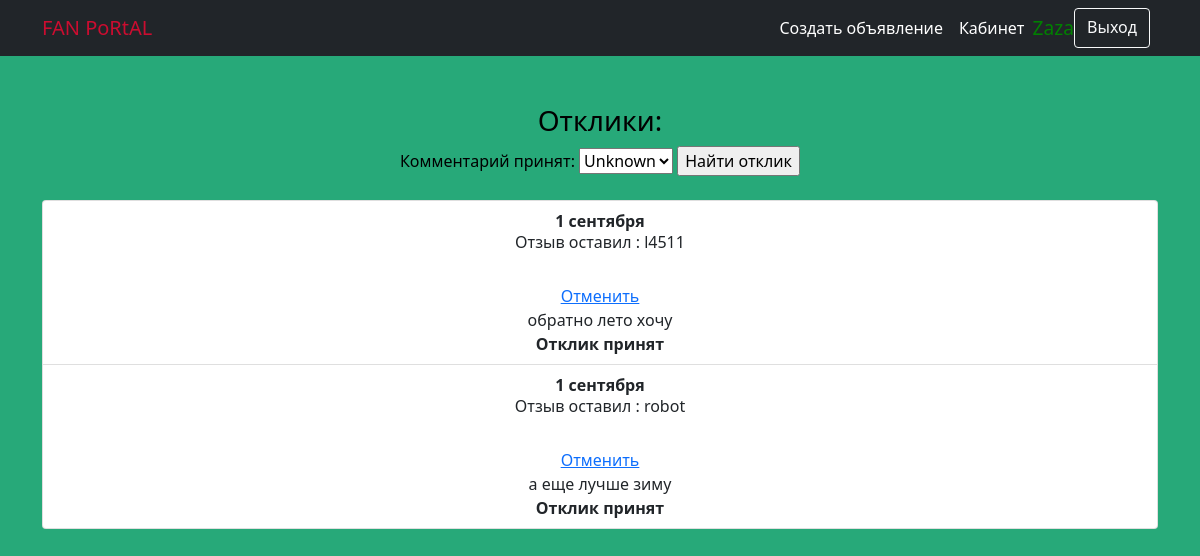
Screenshot of /notice/account/ (signed in) with the database file from the repository.
### board/models.py (models this page shows, shortened)
class Notice(models.Model):
    notice_header = models.CharField(max_length=255)
    notice_text = models.TextField()
    notice_video = models.TextField(null=True, blank=True)
    notice_category = models.ForeignKey(Category, on_delete=models.CASCADE, verbose_name='Категория объявления')
    notice_time_create = models.DateTimeField(auto_now_add=True)
    notice_user = models.ForeignKey(User, on_delete=models.CASCADE, related_name='notice_user')
    notice_image = models.ImageField(upload_to='images/', null=True, blank=True)

class Answer(models.Model):
    answer_post = models.ForeignKey(Notice, on_delete=models.CASCADE, related_name='answer')
    answer_user = models.ForeignKey(User, on_delete=models.CASCADE)
    answer_text = models.CharField(max_length=255,  verbose_name='Текст ответа')
    answer_time_create = models.DateTimeField(auto_now_add=True)
    answer_confirm = models.BooleanField(default=False, verbose_name='Комментарий принят')
    class Meta:
        unique_together = ('answer_post', 'answer_user')
    def __str__(self):
        return f'{self.answer_text}'
    def is_accept(self):
        return self.answer_confirm

### board/views.py (the view, shortened to what this page needs)
# urls.py: path('account/', AccountView.as_view(), name='account'),
class AccountView(LoginRequiredMixin, ListView):
    model = Notice
    template_name = 'account.html'
    context_object_name = 'notices'
    queryset = Answer.objects.order_by('-answer_time_create')
    def get_context_data(self, **kwargs):
        context = super().get_context_data(**kwargs)
        context['filter'] = AccountFilter(self.request.GET, queryset=self.get_queryset())
        check_valid(self)
        return context

### board/views.py (called while the page is built)
def check_valid(self):
    print('post-test')
    if self.request.user.is_authenticated:
        if not UserCode.objects.filter(user_id=self.request.user).values('valid')[0]['valid']:
            print('YeS!!')
            self.request.user.delete()
    return redirect('/notice/')

### templates/account.html (shortened to what this page needs)
{% extends 'flatpages/default.html' %}
{% block content %}
<h3>Отклики:</h3>
<form method="GET">
    {{ filter.form }}
    <input type="submit" value="Найти отклик">
</form>
<ul class="list-group mt-4">
    {% if user.notice_user.all%}
    {% for notice in filter.qs %}
    {% for notices in user.notice_user.all %}
    {% if notice.answer_post_id == notices.id %}
    <li class="list-group-item" href="{% url 'notice_detail' notice.id %}">
        <b>{{ notices.notice_header}}</b>
        <br>
        <h6> Отзыв оставил : {{ notice.answer_user }}</h6>
        <br>
        {% if not notice.is_accept %}
        <span class="pull-right mr-3"><a href="{% url 'answer_confirm' notice.id %}">Принять</a></span>
        {% else %}
        <span class="pull-right mr-3"><a href="{% url 'answer_cancel' notice.id %}">Отменить</a></span>
        <br>
        {% endif %}
        <span>{{ notice.answer_text }}</span>
        {% if notice.is_accept %}
        <div class="pull-right"><b>Отклик принят</b></div>
        {% endif %}
        {% endif %}
        {% endfor %}
    </li>
    {% endfor %}
    {% else %}
        <h3>Откликов нет</h3>
    {% endif %}
</ul>
{% endblock content %}

### templates/flatpages/default.html (shortened to what this page needs)
<!DOCTYPE html>
<html lang="en">
    <head>
        {% load static %}
        <link href="{% static 'css/styles.css' %}" rel="stylesheet" />
    </head>
    <body>
        <nav class="navbar navbar-expand-lg navbar-dark bg-dark">
            <div class="container">
                <a class="navbar-brand" href="/notice" style=”color:red;”>FAN PoRtAL</a>
                <div class="collapse navbar-collapse" id="navbarSupportedContent">
                    <ul class="navbar-nav ms-auto mb-2 mb-lg-0">
                        <li class="nav-item"><a class="nav-link active" aria-current="page" href="/notice/create">Создать объявление</a></li>
                        <li class="nav-item"><a class="nav-link active" aria-current="page" href="/notice/account">Кабинет</a></li>
                        {% if not request.user.is_authenticated %}
                        <a href="{% url 'login' %}" class="btn btn-outline-light me-2" role="button">Вход</a>
                        <a href="{% url 'register' %}" class="btn btn-warning" role="button">Регистрация</a>
                        {% else %}
                        <span class="usernamenav" style="color:green; margin-top: 6px; font-size:1.2rem">{{ user.username }}</span>
                        <a href="{% url 'logout' %}" class="btn btn-outline-light me-2" role="button">Выход</a>
                        {% endif %}
                    </ul>
                </div>
            </div>
        </nav>
        <div class="container">
            <div class="text-center mt-5">
                {% block content %}{% endblock content %}
            </div>
        </div>
    </body>
</html>

### templates/flatpages/default.html (style rules this page uses)
body { background-color:#27a979; }

### rows the page displays
Answer: answer_user "l4511", answer_text "обратно лето хочу"
Notice: notice_header "1 сентября"
Answer: answer_user "robot", answer_text "а еще лучше зиму"

### other values shown
{{ user.username }} "Zaza"
